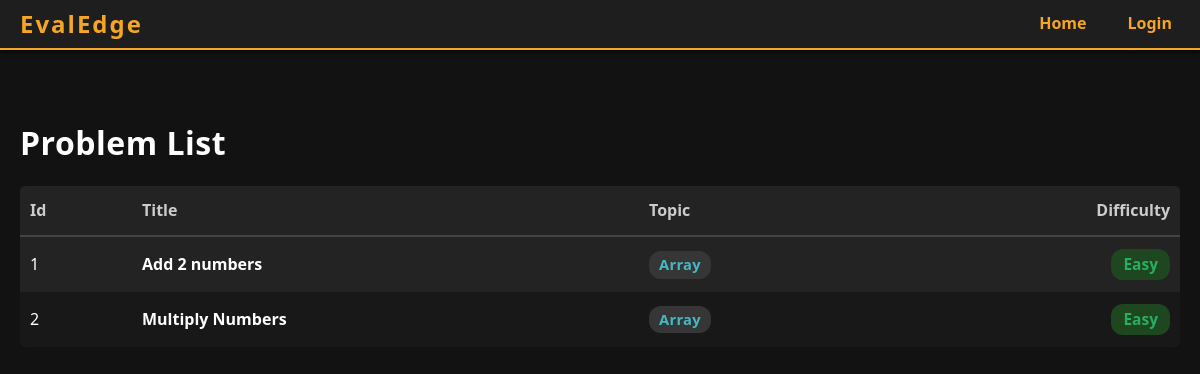
The app's page /problems/, older data.
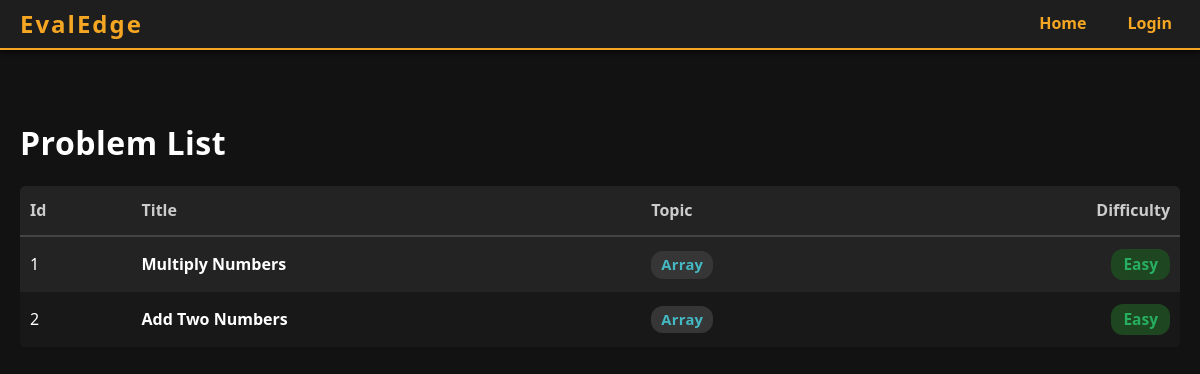
The same page, newer data.
### problems/models.py (models this page shows)
class Problem(models.Model):
    DIFFICULTY_CHOICES = [('easy', 'Easy'), ('medium', 'Medium'), ('hard', 'Hard')]
    title = models.CharField(max_length=100)
    description = models.TextField()
    difficulty = models.CharField(max_length=10, choices=DIFFICULTY_CHOICES)
    topic = models.CharField(max_length=50)
    hints = models.TextField(blank=True, null=True)
    constraints = models.TextField(blank=True, null=True)
    problem_statistics = models.JSONField(default=dict, blank=True)
    created_by = models.ForeignKey(settings.AUTH_USER_MODEL, on_delete=models.CASCADE, related_name='my_problems')
    isSolved = models.BooleanField(default=False)

### problems/views.py (the view)
# urls.py: path('', views.problem_list, name='problem_list'),  # /problems/
def problem_list(request):
    problems = Problem.objects.all()
    return render(request, 'problem_list.html', {'problems': problems})

### templates/problem_list.html (shortened to what this page needs)
{% extends 'base.html' %}
{% block content %}
<h2 class="problems-title">Problem List</h2>
<div class="problems-table-wrapper">
    <table class="problems-table">
        <thead>
            <tr>
                <th>Id</th>
                <th>Title</th>
                <th>Topic</th>
                <th class="difficulty-header">Difficulty</th>
            </tr>
        </thead>
        <tbody>
            {% for problem in problems %}
            <tr>
                <td>{{ forloop.counter }}</td>
                <td>
                    <a href="{% url 'problem_detail' problem.id %}" class="problems-title-link">
                        <strong>{{ problem.title }}</strong>
                    </a>
                </td>
                <td>
                    <span class="problems-topic">{{ problem.topic }}</span>
                </td>
                <td class="difficulty-cell">
                    {% if problem.difficulty == 'easy' %}
                        <span class="problems-difficulty easy">Easy</span>
                    {% elif problem.difficulty == 'medium' %}
                        <span class="problems-difficulty medium">Med.</span>
                    {% elif problem.difficulty == 'hard' %}
                        <span class="problems-difficulty hard">Hard</span>
                    {% endif %}
                </td>
            </tr>
            {% empty %}
            <tr>
                <td colspan="4" class="problems-empty">No problems available.</td>
            </tr>
            {% endfor %}
        </tbody>
    </table>
</div>
{% endblock %}

Row changes from the older to the newer data that the page shows:
removed Problem: title "Add 2 numbers", topic "Array", difficulty "Easy"
added Problem: title "Add Two Numbers", topic "Array", difficulty "Easy"
